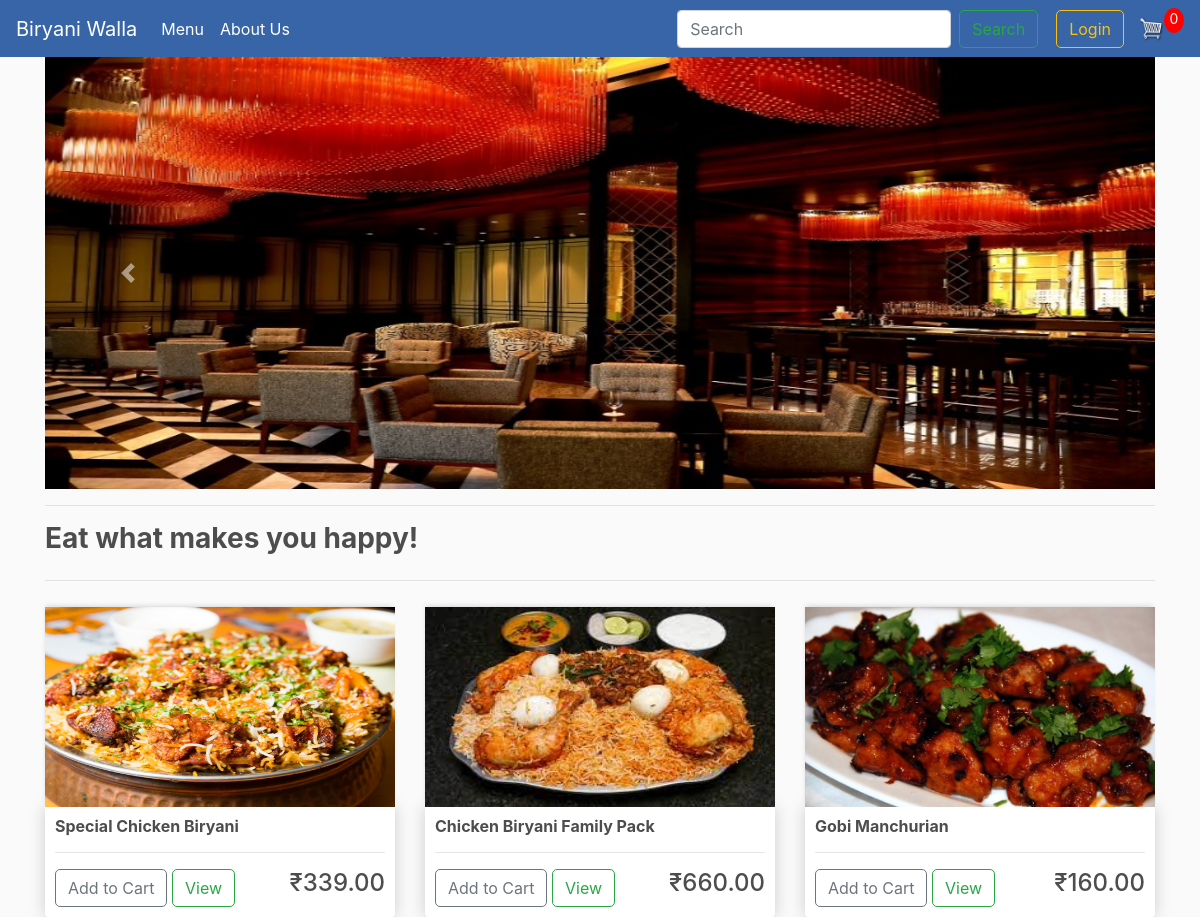
The page / on the database its author committed.
### store/models.py (models this page shows, shortened)
class Item(models.Model):
    CATEGORY = (
        ('VEG', 'VEG'),
        ('NON-VEG', 'NON-VEG'),
    )
    name = models.CharField(max_length=200, null=True)
    price = models.DecimalField(null=True, max_digits=10, decimal_places=2)
    category = models.CharField(max_length=200, null=True, choices=CATEGORY)
    description = models.CharField(max_length=500, null=True)
    image = models.ImageField(null=True, blank=True)
    @property
    def imageURL(self):
        try:
            url = self.image.url
        except:
            url = ''
        return url

### store/views.py (the view)
# urls.py: path('', views.menu, name="menu"),
def menu(request):
    if request.user.is_authenticated:
        customer = request.user.customer
        order, created = Order.objects.get_or_create(customer=customer, complete=False)
        items = order.orderitem_set.all()
        cartItems = order.get_cart_items
    else:
        order = {'get_cart_total': 0, 'get_cart_items': 0, 'order_type': False}
        items = []
        cartItems = order['get_cart_items']
    products = Item.objects.all()
    context = {'products': products, 'cartItems': cartItems}
    return render(request, 'stores/menu.html', context)

### store/templates/stores/menu.html
{% extends 'stores/main.html' %}
{% load static %}
{% block content %}
    {% include 'stores/slider.html' %}
    <hr>
    <h3 style="display: inline-flex"><strong>Eat what makes you happy! </strong></h3>
    <hr>
    <div class="row">
        {% for product in products %}
            <div class="col-lg-4">
                <img class="thumbnail" src="{{ product.imageURL }}">
                <div class="box-element product">
                    <h6><strong>{{ product.name }}</strong></h6>
                    <hr>
                    <button data-product={{ product.id }} data-action="add" class="btn btn-outline-secondary add-btn update-cart">Add to Cart</button>
                    <a class="btn btn-outline-success" href="#">View</a>
                    <h4 style="display: inline-block; float: right">₹{{ product.price|floatformat:2 }}</h4>
                </div>
            </div>
        {% endfor %}
    </div>
{% endblock content %}

### static/css/main.css (style rules this page uses)
body { background-color: hsl(0, 0%, 98%); }
h1, h2, h3, h4, h5, h6 { color: hsl(0, 0%, 30%); }
.box-element { box-shadow: hsl(0, 0%, 80%) 0 0 16px; background-color: #fff; border-radius: 4px; padding: 10px; }
.thumbnail { width: 100%; height: 200px; -webkit-box-shadow: -1px -3px 5px -2px rgba(214, 214, 214, 1); -moz-box-shadow: -1px -3px 5px -2px rgba(214, 214, 214, 1); box-shadow: -1px -3px 5px -2px rgba(214, 214, 214, 1); }
.product { border-radius: 0 0 4px 4px; }
.col-lg-4, .col-lg-6, .col-lg-8, .col-lg-12 { margin-top: 10px; }
.btn { border-radius: 5px; }

### rows shown on the page
Item: imageURL (picture), name "Special Chicken Biryani", price "339.00"
Item: imageURL (picture), name "Chicken Biryani Family Pack", price "660.00"
Item: imageURL (picture), name "Gobi Manchurian", price "160.00"

### other values the page prints
{{ cartItems }} "0"
